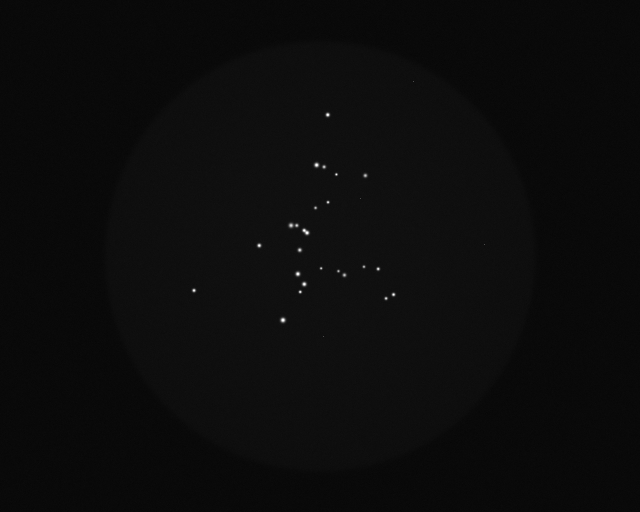
#> input picture tests/reference/images/frame_1.tiff, 1280 x 1024 px (shown at 1/2 size)
$ python -i preprocessing.py   (imports and definitions only)
#> lines starting #> are read from the running program, lines starting #| are printed output that depends on the picture; after the words box and inside, x2 and y2 are one past the last pixel; in counts of white or black regions, pixels touching at a corner belong together
"""
Image pipeline before detection: hot pixels out, scale by
bit depth, subtract the masked background.
"""

import cv2
import numpy as np

from .params import DEFAULT_PARAMS


def to_float(img):
    """Scale to 0-255 by camera bit depth, never by image content — so a
    threshold means the same physical signal in every run."""
    img = img.astype(np.float32)
    mx = img.max()
    for full_scale in (255.0, 1023.0, 4095.0, 65535.0):
        if mx <= full_scale:
            break
    if full_scale > 255.0:
        img *= 255.0 / full_scale
    return img


def remove_hot_pixels(img, params=DEFAULT_PARAMS):
    """Replace isolated hot pixels by their 3x3 median. -> (image, n)."""
    if params.hotpix_delta <= 0:
        return img, 0
    mx = img.max()
    delta = params.hotpix_delta * (mx / 255.0) if mx > 255 else params.hotpix_delta
    med = cv2.medianBlur(img.astype(np.float32), 3)
    hot = img > (med + delta)
    n = int(hot.sum())
    if n:
        img = img.copy()
        img[hot] = med[hot]
    return img, n


def masked_background(img, params=DEFAULT_PARAMS):
    """Two-pass background: spots are masked out of the second pass so they
    do not raise their own baseline. -> (background, noise_sigma)."""
    k = params.bg_blur_size if params.bg_blur_size % 2 else params.bg_blur_size + 1
    bg1 = cv2.GaussianBlur(img, (k, k), 0)
    resid = img - bg1
    sigma = 1.4826 * np.median(np.abs(resid - np.median(resid)))
    sigma = max(sigma, 1e-3)
    keep = (resid < params.mask_nsigma * sigma).astype(np.float32)
    num = cv2.GaussianBlur(img * keep, (k, k), 0)
    den = cv2.GaussianBlur(keep, (k, k), 0)
    bg2 = num / np.maximum(den, 1e-6)
    bg2[den < 0.05] = bg1[den < 0.05]
    return bg2, sigma


def prepare(img_float, params=DEFAULT_PARAMS):
    """Hot pixels out, normalise, subtract background.
    -> (diff, sigma, n_hot): the background-subtracted image and its noise."""
    img, n_hot = remove_hot_pixels(img_float, params)
    img = to_float(img)
    bg, sigma = masked_background(img, params)
    return np.clip(img - bg, 0, None), float(sigma), n_hot

>>> import cv2
>>> picture = cv2.imread('../../tests/reference/images/frame_1.tiff')
#> picture is the input picture: shape (1024, 1280, 3); min 2, max 255, mean 11.6
>>> result = prepare(picture)
#> in remove_hot_pixels, `mx = img.max()`: mx = 255
#> in remove_hot_pixels, `delta = params.hotpix_delta * (mx / 255.0) if mx > 255 else params.hot..`: delta = 60
#> in remove_hot_pixels, `hot = img > (med + delta)`:
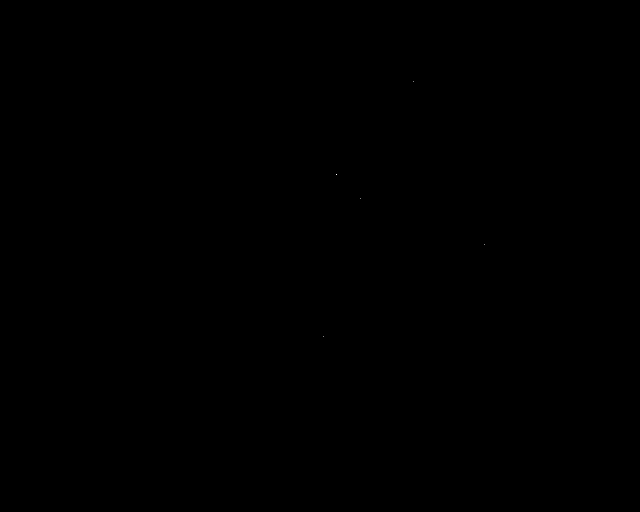
#> hot: shape (1024, 1280, 3) bool (shown at 1/2 size); 0% white in thin lines or dots, all inside (x1, y1, x2, y2) = (646, 163, 969, 673)
#> in remove_hot_pixels, `n = int(hot.sum())`: n = 18
#> in remove_hot_pixels, `img[hot] = med[hot]`: img: shape (1024, 1280, 3); under 0.01% of pixels changed, all inside (x1, y1, x2, y2) = (646, 163, 969, 673)
#> in to_float, `mx = img.max()`: mx = 255
#> in masked_background, `bg1 = cv2.GaussianBlur(img, (k, k), 0)`:
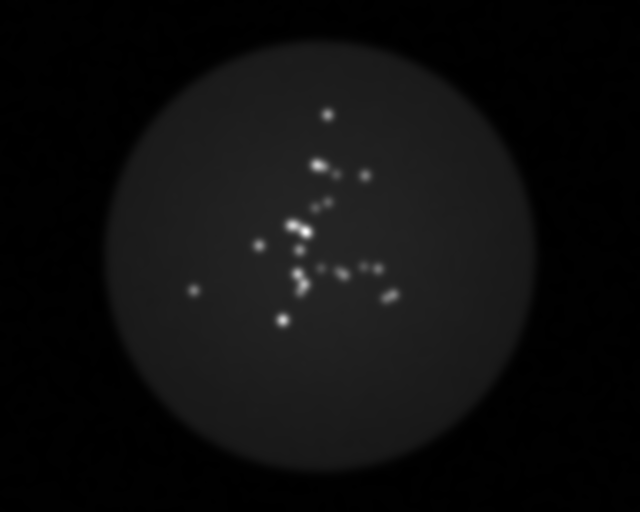
#> bg1: shape (1024, 1280, 3) float32 (shown at 1/2 size); min 8.79, max 58.85, mean 11.6; drawn with min black and max white
#> in masked_background, `resid = img - bg1`:
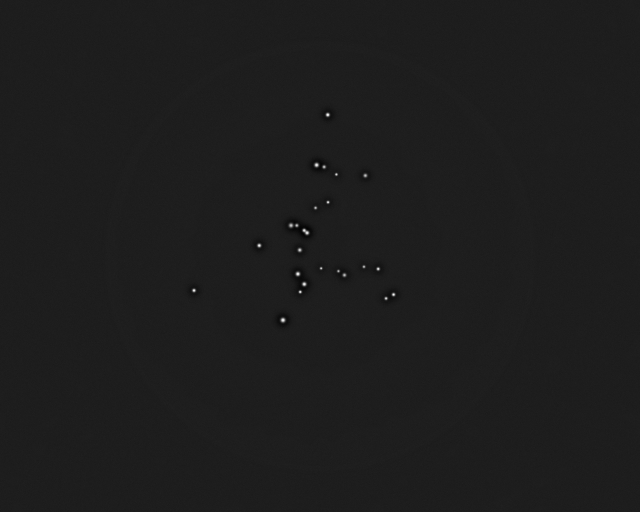
#> resid: shape (1024, 1280, 3) float32 (shown at 1/2 size); min -30.26, max 227.7, mean 0; drawn with min black and max white
#> in masked_background, `sigma = 1.4826 * np.median(np.abs(resid - np.median(resid)))`: sigma = 1.5
#> in masked_background, `keep = (resid < params.mask_nsigma * sigma).astype(np.float32)`:
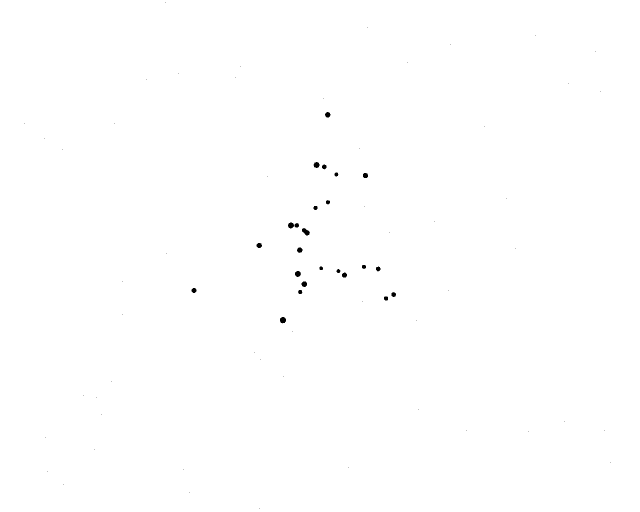
#> keep: shape (1024, 1280, 3) float32 (shown at 1/2 size); values 0 (black) and 1 (white), 99.9% white; 77 black regions (53 under 20 px), largest, box (x1, y1, x2, y2) and area: (604, 456, 620, 471) 142, (560, 634, 572, 647) 121, (576, 445, 588, 457) 109
#> in masked_background, `num = cv2.GaussianBlur(img * keep, (k, k), 0)`:
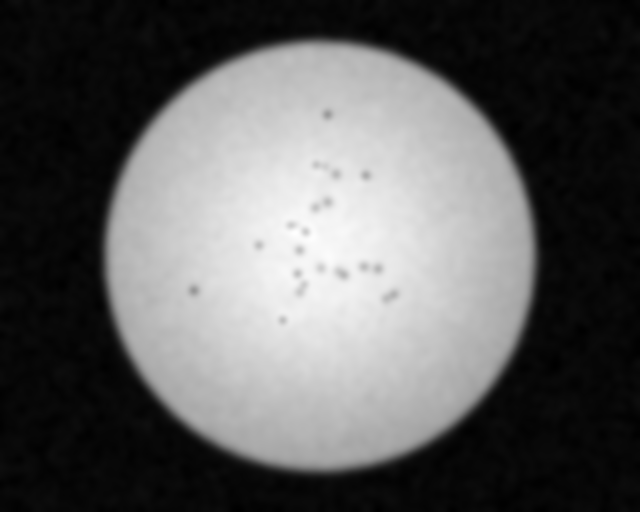
#> num: shape (1024, 1280, 3) float32 (shown at 1/2 size); min 8.79, max 16.22, mean 11.49; drawn with min black and max white
#> in masked_background, `bg2 = num / np.maximum(den, 1e-6)`:
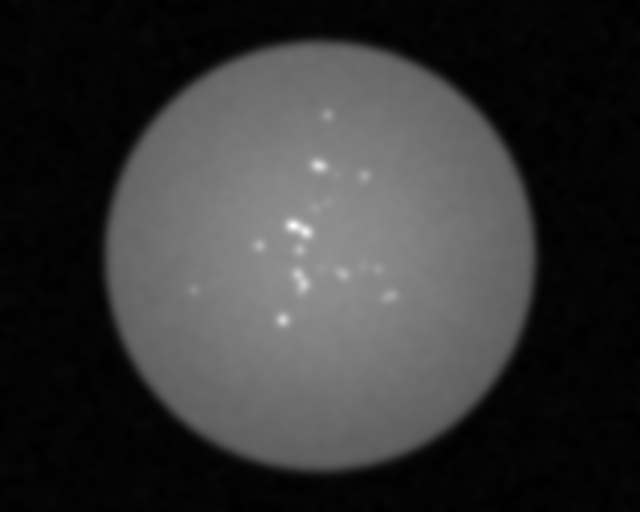
#> bg2: shape (1024, 1280, 3) float32 (shown at 1/2 size); min 8.79, max 21.67, mean 11.5; drawn with min black and max white
